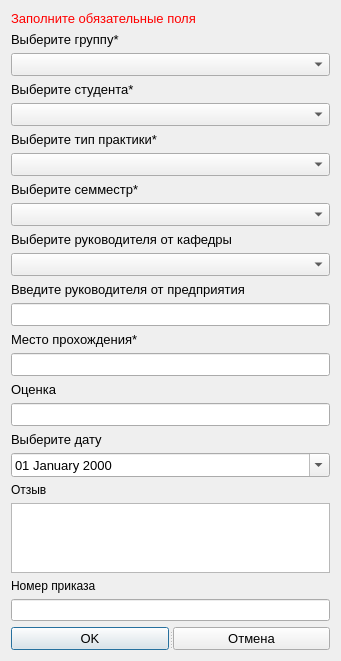
<?xml version="1.0" encoding="UTF-8"?>
<ui version="4.0">
 <class>AddOrEditPracWork</class>
 <widget class="QDialog" name="AddOrEditPracWork">
  <property name="geometry">
   <rect>
    <x>0</x>
    <y>0</y>
    <width>341</width>
    <height>655</height>
   </rect>
  </property>
  <property name="windowTitle">
   <string>Dialog</string>
  </property>
  <layout class="QGridLayout" name="gridLayout">
   <item row="0" column="0">
    <widget class="QLabel" name="label_error">
     <property name="font">
      <font>
       <pointsize>10</pointsize>
      </font>
     </property>
     <property name="styleSheet">
      <string notr="true">color:red;</string>
     </property>
     <property name="text">
      <string>Заполните обязательные поля</string>
     </property>
    </widget>
   </item>
   <item row="1" column="0">
    <widget class="QLabel" name="label_group">
     <property name="font">
      <font>
       <pointsize>10</pointsize>
      </font>
     </property>
     <property name="text">
      <string>Выберите группу*</string>
     </property>
    </widget>
   </item>
   <item row="2" column="0">
    <widget class="QComboBox" name="comboBox_grupa">
     <property name="font">
      <font>
       <pointsize>10</pointsize>
      </font>
     </property>
    </widget>
   </item>
   <item row="3" column="0">
    <widget class="QLabel" name="label_student">
     <property name="font">
      <font>
       <pointsize>10</pointsize>
      </font>
     </property>
     <property name="text">
      <string>Выберите студента*</string>
     </property>
    </widget>
   </item>
   <item row="4" column="0">
    <widget class="QComboBox" name="comboBox_student">
     <property name="font">
      <font>
       <pointsize>10</pointsize>
      </font>
     </property>
    </widget>
   </item>
   <item row="5" column="0">
    <widget class="QLabel" name="label_tip_prac">
     <property name="font">
      <font>
       <pointsize>10</pointsize>
      </font>
     </property>
     <property name="text">
      <string>Выберите тип практики*</string>
     </property>
    </widget>
   </item>
   <item row="6" column="0">
    <widget class="QComboBox" name="comboBox_typePrac">
     <property name="font">
      <font>
       <pointsize>10</pointsize>
      </font>
     </property>
    </widget>
   </item>
   <item row="7" column="0">
    <widget class="QLabel" name="label_semestr">
     <property name="font">
      <font>
       <pointsize>10</pointsize>
      </font>
     </property>
     <property name="text">
      <string>Выберите семместр*</string>
     </property>
    </widget>
   </item>
   <item row="8" column="0">
    <widget class="QComboBox" name="comboBox_semestr">
     <property name="font">
      <font>
       <pointsize>10</pointsize>
      </font>
     </property>
    </widget>
   </item>
   <item row="9" column="0">
    <widget class="QLabel" name="label_rukKaf">
     <property name="font">
      <font>
       <pointsize>10</pointsize>
      </font>
     </property>
     <property name="text">
      <string>Выберите руководителя от кафедры</string>
     </property>
    </widget>
   </item>
   <item row="10" column="0">
    <widget class="QComboBox" name="comboBox_rucKaf">
     <property name="font">
      <font>
       <pointsize>10</pointsize>
      </font>
     </property>
    </widget>
   </item>
   <item row="11" column="0">
    <widget class="QLabel" name="label_rucPred">
     <property name="font">
      <font>
       <pointsize>10</pointsize>
      </font>
     </property>
     <property name="text">
      <string>Введите руководителя от предприятия</string>
     </property>
    </widget>
   </item>
   <item row="12" column="0">
    <widget class="QLineEdit" name="lineEdit_rukPredpr">
     <property name="font">
      <font>
       <pointsize>10</pointsize>
      </font>
     </property>
    </widget>
   </item>
   <item row="13" column="0">
    <widget class="QLabel" name="label_MestoProhoj">
     <property name="font">
      <font>
       <pointsize>10</pointsize>
      </font>
     </property>
     <property name="text">
      <string>Место прохождения*</string>
     </property>
    </widget>
   </item>
   <item row="14" column="0">
    <widget class="QLineEdit" name="lineEdit_MestoProhoj">
     <property name="font">
      <font>
       <pointsize>10</pointsize>
      </font>
     </property>
     <property name="text">
      <string/>
     </property>
    </widget>
   </item>
   <item row="15" column="0">
    <widget class="QLabel" name="label_Ocenka">
     <property name="font">
      <font>
       <pointsize>10</pointsize>
      </font>
     </property>
     <property name="text">
      <string>Оценка</string>
     </property>
    </widget>
   </item>
   <item row="16" column="0">
    <widget class="QLineEdit" name="lineEdit_ocenka">
     <property name="font">
      <font>
       <pointsize>10</pointsize>
      </font>
     </property>
    </widget>
   </item>
   <item row="17" column="0">
    <widget class="QLabel" name="label_datas">
     <property name="font">
      <font>
       <pointsize>10</pointsize>
      </font>
     </property>
     <property name="text">
      <string>Выберите дату</string>
     </property>
    </widget>
   </item>
   <item row="18" column="0">
    <widget class="QDateEdit" name="dateEdit">
     <property name="font">
      <font>
       <pointsize>10</pointsize>
      </font>
     </property>
     <property name="displayFormat">
      <string>dd MMMM yyyy</string>
     </property>
     <property name="calendarPopup">
      <bool>true</bool>
     </property>
    </widget>
   </item>
   <item row="19" column="0">
    <widget class="QLabel" name="label_otziv">
     <property name="text">
      <string>Отзыв</string>
     </property>
    </widget>
   </item>
   <item row="20" column="0">
    <widget class="QPlainTextEdit" name="plainTextEdit_otziv">
     <property name="font">
      <font>
       <pointsize>10</pointsize>
      </font>
     </property>
    </widget>
   </item>
   <item row="21" column="0">
    <widget class="QLabel" name="label_nomer_prikaza">
     <property name="text">
      <string>Номер приказа</string>
     </property>
    </widget>
   </item>
   <item row="22" column="0">
    <widget class="QLineEdit" name="lineEdit_nomPrikaza"/>
   </item>
   <item row="23" column="0">
    <widget class="QSplitter" name="splitter">
     <property name="orientation">
      <enum>Qt::Horizontal</enum>
     </property>
     <widget class="QPushButton" name="pushButton_ok">
      <property name="font">
       <font>
        <pointsize>10</pointsize>
       </font>
      </property>
      <property name="text">
       <string>OK</string>
      </property>
      <property name="icon">
       <iconset resource="../resourses.qrc">
        <normaloff>:/img/img/ok.png</normaloff>:/img/img/ok.png</iconset>
      </property>
     </widget>
     <widget class="QPushButton" name="pushButton_cancel">
      <property name="font">
       <font>
        <pointsize>10</pointsize>
       </font>
      </property>
      <property name="text">
       <string>Отмена</string>
      </property>
      <property name="icon">
       <iconset resource="../resourses.qrc">
        <normaloff>:/img/img/cancel.png</normaloff>:/img/img/cancel.png</iconset>
      </property>
     </widget>
    </widget>
   </item>
  </layout>
 </widget>
 <resources>
  <include location="../resourses.qrc"/>
 </resources>
 <connections/>
</ui>
